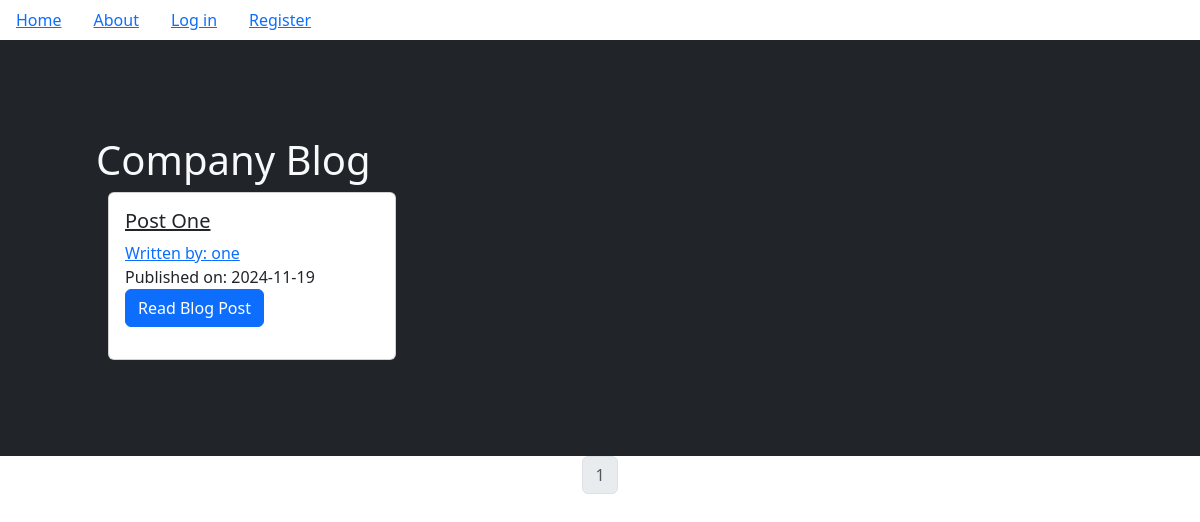
Before: / with the older database file.
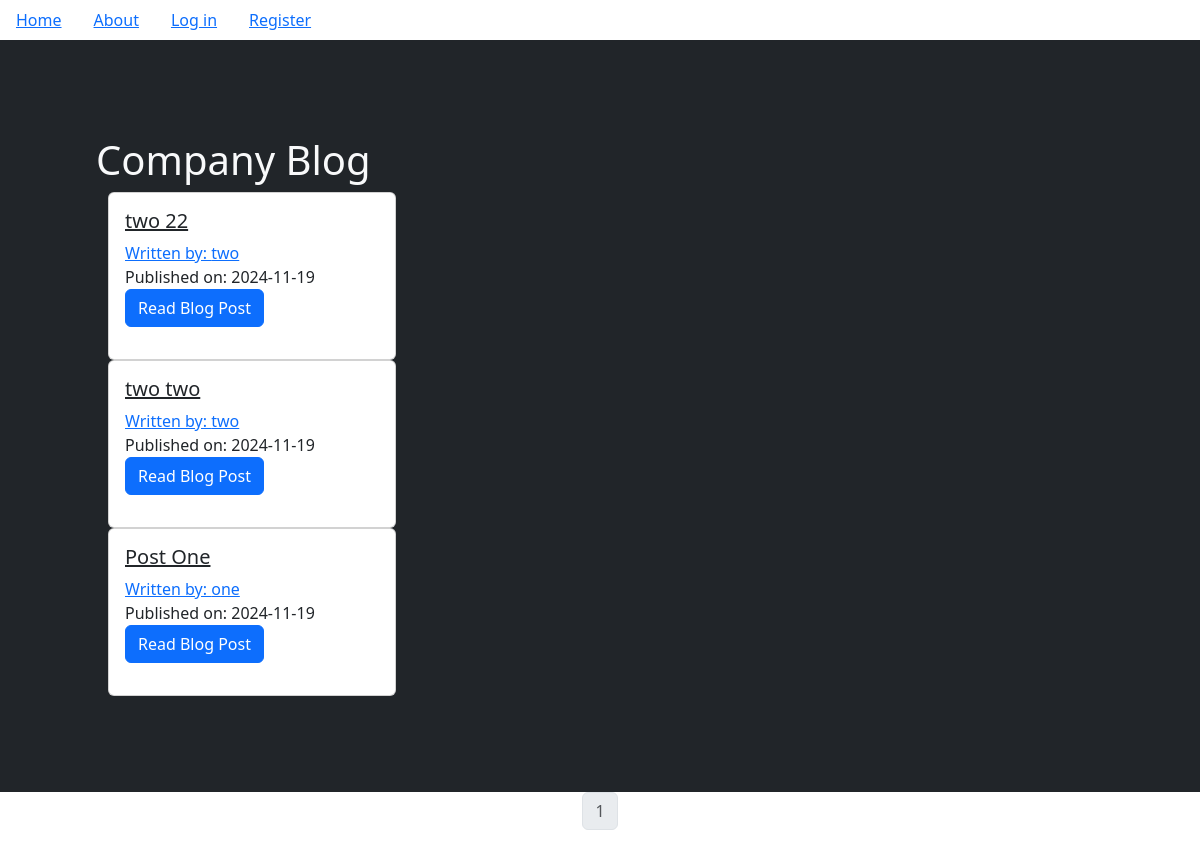
After: the same page with the newer database file.
### companyblog/models.py (models this page shows, shortened)
class BlogPost(db.Model):
    __tablename__='BLOGPOST'
    users = db.relationship(User)
    id = db.Column(db.Integer, primary_key=True)
    user_id = db.Column(db.Integer, db.ForeignKey('users.id'), nullable=False)
    date = db.Column(db.DateTime, nullable=False, default = datetime.now())
    title = db.Column(db.String(140), nullable=False)
    text = db.Column(db.Text, nullable=False)

class User(db.Model, UserMixin):
    __tablename__='users'
    id = db.Column(db.Integer, primary_key = True)
    profile_image = db.Column(db.String(64), nullable =False, default='default_profile.png')
    email = db.Column(db.String(64), unique = True, index = True)
    username = db.Column(db.String(64), unique = True, index = True)
    password_hash = db.Column(db.String(128))
    posts = db.relationship('BlogPost', backref = 'author', lazy = True)

### companyblog/core/views.py (the view)
@core.route('/')
def index():
    page = request.args.get('page',1,type=int)
    blog_posts = BlogPost.query.order_by(BlogPost.date.desc()).paginate(page=page, per_page=5)
    return render_template('index.html', blog_posts=blog_posts)

### companyblog/templates/index.html
{% extends "base.html" %}
{% block content %}
<div class="container-fluid bg-dark text-light p-5">
    <div class="container bg-dark p-5">
    <h1> Company Blog </h1>
    <div class="container">
        {% for post in blog_posts.items %}
        <div class="card" style="width: 18rem;">
            <div class="card-body">
              <h5> <a href="{{url_for('blog_posts.blog_post', blog_post_id=post.id)}}" class="card-title">{{post.title}}</a> </h5>
              <a href="{{url_for('users.user_posts', username = post.author.username)}}" class="card-link">Written by: {{post.author.username}}</a>
              <p> Published on: {{post.date.strftime('%Y-%m-%d')}}
              <a class="btn btn-primary" href="{{url_for('blog_posts.blog_post', blog_post_id=post.id)}}"  class="card-link">Read Blog Post</a>
            </div>
        </div>
        {% endfor %}
    </div>
    </div>
</div>
<nav aria-label="Page navigation example">
    <ul class="pagination justify-content-center">
        {% for page_num in blog_posts.iter_pages(left_edge =1, right_edge =1, left_current = 1, right_current= 2)%}
            {% if blog_posts.page == page_num %}
            <li class="page-item disabled">
                <a class="page-link" href="{{url_for('core.index', page = page_num)}}">{{page_num}}</a>
            </li>
            {% else %}
            <li class="page-item">
                <a class="page-link" href="{{url_for('core.index', page = page_num)}}">{{page_num}}</a>
            </li>
            {% endif %}
        {% endfor %}
    </ul>
  </nav>
{% endblock %}

Changed rows visible on the page:
added BlogPost: title "two 22", author.username "two", date "2024-11-19"
added BlogPost: title "two two", author.username "two", date "2024-11-19"
